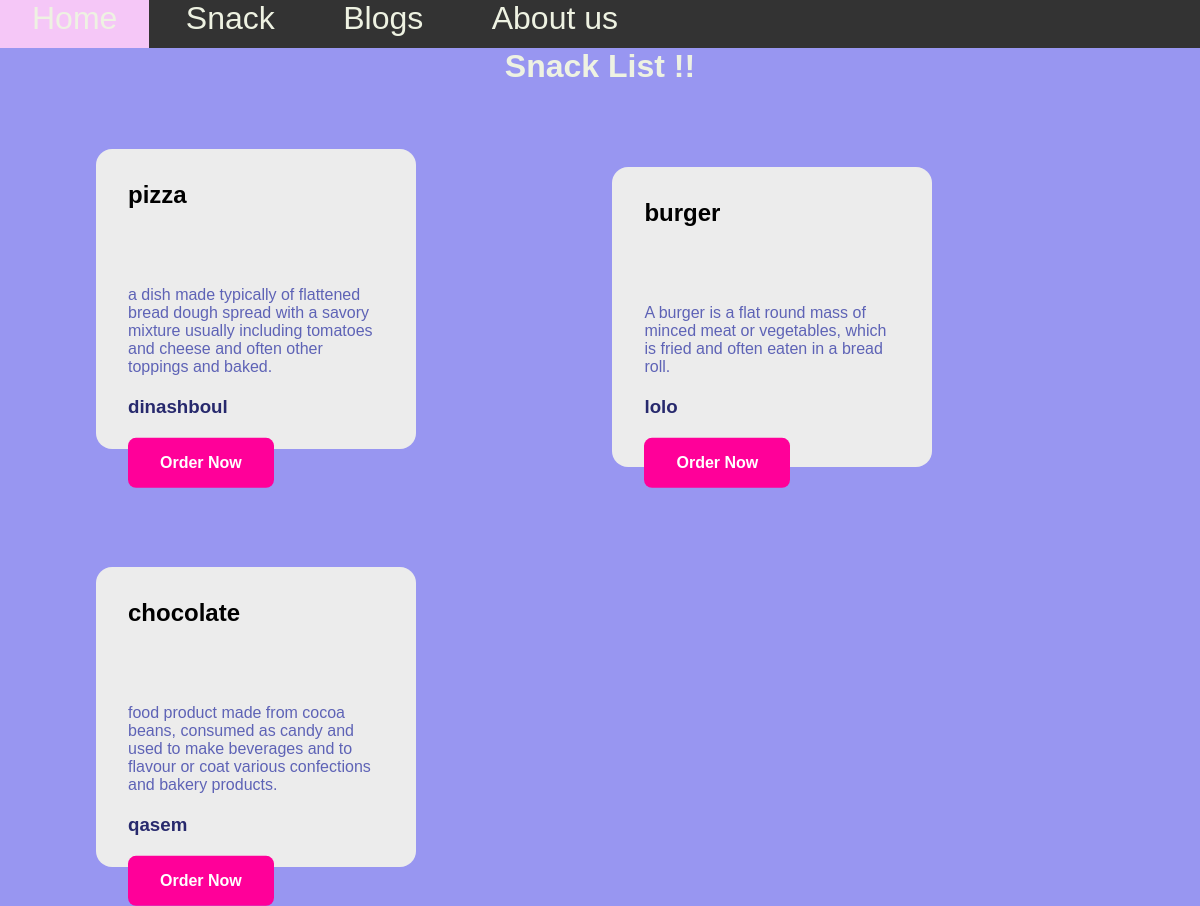
The page /snacks/ on the database its author committed.
### snacks/models.py (models this page shows, shortened)
class Snacks (models.Model):
    name = models.CharField(max_length=64, help_text="thing name", default="snack")
    desc= models.TextField(default="description")
    purchaser=models.ForeignKey(get_user_model(), on_delete=models.CASCADE)

### snacks/views.py (the view)
# urls.py: path('snacks/',SnackListView.as_view(),name='snacks')
class SnackListView(ListView):
    template_name='snacks.html'
    model=Snacks

### template/snacks.html (shortened to what this page needs)
{% extends 'base.html' %}
{% block content%}
    <h1>Snack List !!</h1>
        {% for  snack in object_list  %}
            <div class="container">
                <div class="card">
                    <h2>{{snack.name}}</h2>
                    <div class="data">
                        <p class ="description">{{snack.desc}}</p>
                        <h3 class ="checked">{{snack.purchaser}}</h3>
                        <div>
                            <a href="https://www.talabat.com/jordan" class="button" target="_blank">Order Now</a>
                        </div>
                    </div>
                </div>
              </div>
         {% endfor %}
{% endblock content%}

### template/base.html (shortened to what this page needs)
<!DOCTYPE html>
{% load static %}
<html lang="en">
    <head>
    <link rel='stylesheet' href="{% static 'css/card.css'%}"></link>
    </head>
    <body >
          <header>
            <div class="navbar">
              <a href="{% url 'home' %}" class="active">Home</a>
              <a href="{% url 'snacks' %} "class="active">Snack</a>
              <a href ="{% url 'blogs_list' %}" class="active"> Blogs</a>
              <a  href="{% url 'about' %}  " class="active">About us</a>
            </div>
          </header>
    {% block content%}
    {% endblock content  %}
    </body>
</html>

### static /css/card.css (style rules this page uses)
body { background-color: #9896f1; }
h1 { color:#eef2e2; text-align: center; }
* { box-sizing: border-box; font-family: 'poppins', sans-serif; text-decoration: none; margin: 0; padding: o; }
.container { justify-content: center; display:inline-block; align-items: center; height: 50vh; padding: 4rem 6rem 0; }
.card { width: 320px; height: 300px; background-color:#ececec; border-radius: 1rem; padding: 2rem 2rem 0; }
.data { transform: translateY(4.8rem); }
.description { font-size: 1rem; margin-bottom: 1.25rem; color : #5e63b6 ; }
.checked { color: #27296d; margin-bottom: 1.25rem; }
.button { display: inline-block; width: max-content; padding: 1rem 2rem; background-color: #ff0099; color: #fff; border-radius: .5rem; font-weight: 600; }
.navbar { overflow: hidden; background-color: #333; position: sticky; position: -webkit-sticky; top: 0; justify-content: right; height:3rem; }
.navbar a.active { color:#eef2e2; padding: 3rem 2rem; font-size:2rem }

### rows shown on the page
Snacks: name "pizza", desc "a dish made typically of flattened bread dough spread with a savory mixture usually including tomatoes and cheese and often other toppings and baked.", purchaser "dinashboul"
Snacks: name "burger", desc "A burger is a flat round mass of minced meat or vegetables, which is fried and often eaten in a bread roll.", purchaser "lolo"
Snacks: name "chocolate", desc "food product made from cocoa beans, consumed as candy and used to make beverages and to flavour or coat various confections and bakery products.", purchaser "qasem"
